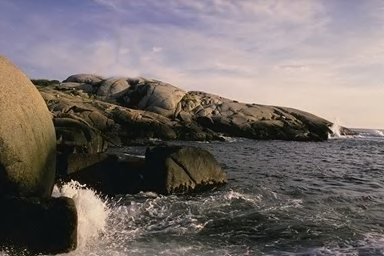
#> input picture src/temp_file_name.jpg, 384 x 256 px; its folder holds only this picture in this run
$ python -i preprocess.py   (imports and definitions only)   (older library calls are emulated)
#> lines starting #> are read from the running program, lines starting #| are printed output that depends on the picture; after the words box and inside, x2 and y2 are one past the last pixel; in counts of white or black regions, pixels touching at a corner belong together
#> further down, picture is the input picture: shape (256, 384, 3); mean B, G, R 106.3, 108.3, 116.5
import numpy as np
import matplotlib.pyplot as plt
from PIL import Image, ImageChops, ImageEnhance, ImageFilter, ImageOps
from io import BytesIO
import pywt
import cv2
from scipy.fftpack import dct
from scipy import ndimage
from scipy import fftpack
import glob
import os

# [1 line not run here, left out]

# [204 lines left out: functions ela_image, convert_to_ela_image, discrete_wavelet_transform, bdct, decorrelate_image, canny_image and 4 more, not called in this run]


################################### Enfoque con ROI ###################################

def detect_roi(img):
    # Convertir la imagen a escala de grises
    gray = cv2.cvtColor(img, cv2.COLOR_BGR2GRAY)
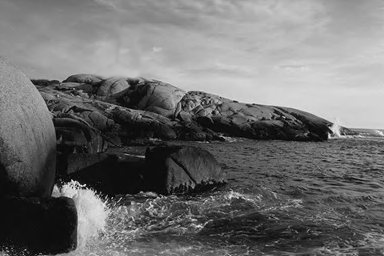
#> gray: shape (256, 384); min 0, max 244, mean 110.5

    # Aplicar un filtro gaussiano para reducir el ruido
    blurred = cv2.GaussianBlur(gray, (5, 5), 0)
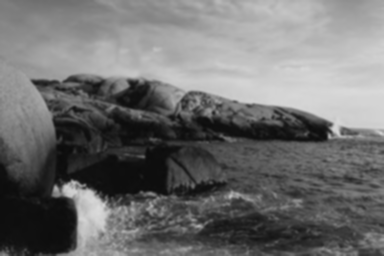
#> blurred: shape (256, 384); min 11, max 219, mean 110.5

    # Aplicar un filtro Laplaciano para resaltar los bordes
    laplacian = cv2.Laplacian(blurred, cv2.CV_64F)
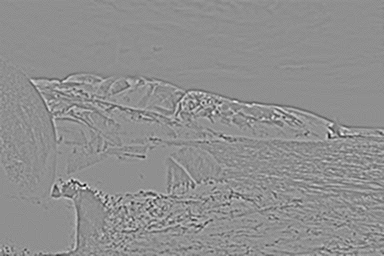
#> laplacian: shape (256, 384) float64; min -77, max 60, mean 0; drawn with min black and max white

    laplacian = np.uint8(np.absolute(laplacian))
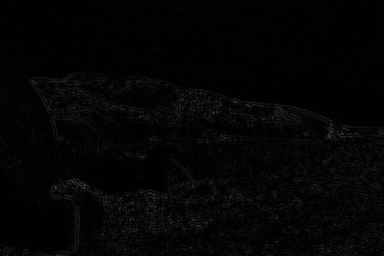
#> laplacian: shape (256, 384); min 0, max 77, mean 4.3

    # Binarizar la imagen utilizando un umbral adaptativo
    thresh = cv2.adaptiveThreshold(laplacian, 255, cv2.ADAPTIVE_THRESH_MEAN_C, cv2.THRESH_BINARY_INV, 11, 2)
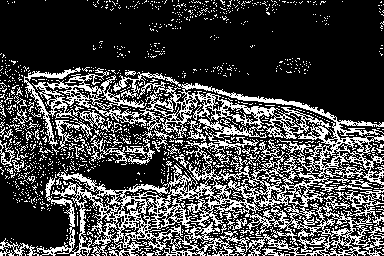
#> thresh: shape (256, 384); 27.2% white in thin lines or dots

    # Encontrar los contornos de la imagen binarizada
    contours, _ = cv2.findContours(thresh, cv2.RETR_EXTERNAL, cv2.CHAIN_APPROX_SIMPLE)
#> contours = 1151 contours, 1132 with area under 20; largest, box (x1, y1, x2, y2) and area: (24, 67, 384, 256) 29260, (336, 190, 384, 226) 424, (91, 138, 155, 165) 255, (55, 120, 93, 149) 208, (186, 137, 259, 155) 185

    # Encontrar el contorno más grande (posiblemente la ROI)
    max_area = 0
    best_contour = None
    for contour in contours:
        area = cv2.contourArea(contour)
        if area > max_area:
            max_area = area
            best_contour = contour
#> this loop made 1151 passes
#> (area, max_area) on passes 22, 43, 152, 821: (49.5, 49.5), (121, 121), (423.5, 423.5), (29260, 29260)
#> area on pass 31: 27
#> after the loop, best_contour = contour of 6120 points, box (x1, y1, x2, y2) (24, 67, 384, 256), area 29260; max_area = 29260

    # Si se encontró un contorno, extraer la ROI
    if best_contour is not None:
        x, y, w, h = cv2.boundingRect(best_contour)
#> x = 24; y = 67; w = 360; h = 189
        roi = img[y:y+h, x:x+w]
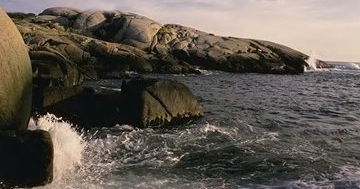
#> roi: shape (189, 360, 3); mean B, G, R 82.5, 90.6, 98.3
    else:
        roi = img

    # normalizar la ROI y devolverla
    roi = roi / 255.0
    return roi


# [40 lines left out: functions get_ycc_channels, analyze_noise_patterns, not called in this run]


################################### Preparete data ###################################

def preparete_analyze_noise_patterns(image_path, image_size):
    return np.array(analyze_noise_patterns(image_path).resize(image_size)).flatten() / 255.0

def preparete_image(image_path, image_size):
    return np.array(convert_to_ela_image(image_path, 90).resize(image_size)).flatten() / 255.0

def preparete_image_ela(image_path, image_size = (128, 128)):
    return np.array(ela_image(image_path, 98).resize(image_size)).flatten() / 255.0

def preparete_highlightst_features(image_path, image_size):
    return np.array(highlight_features(image_path).resize(image_size)).flatten() / 255.0

def preparete_image_sovel(image_path, image_size):
    return np.array(convert_to_sobel_image(image_path, image_size)).flatten() / 255.0

def preparete_image_bdct(image_path, image_size):
    return np.array(bdct(image_path).resize(image_size)).flatten() / 255.0

def preparete_image_decorrelate(image_path, image_size):
    return np.array(decorrelate_image(image_path).resize(image_size)).flatten() / 255.0

def preparete_image_enhance(image_path, image_size):
    return np.array(enhance_features(image_path).resize(image_size)).flatten() / 255.0

def preparete_image_canny(image_path, image_size):
    return np.array(canny_image(image_path).resize(image_size)).flatten() / 255.0

>>> import cv2
>>> picture = cv2.imread('temp_file_name.jpg')
>>> result = detect_roi(picture)
